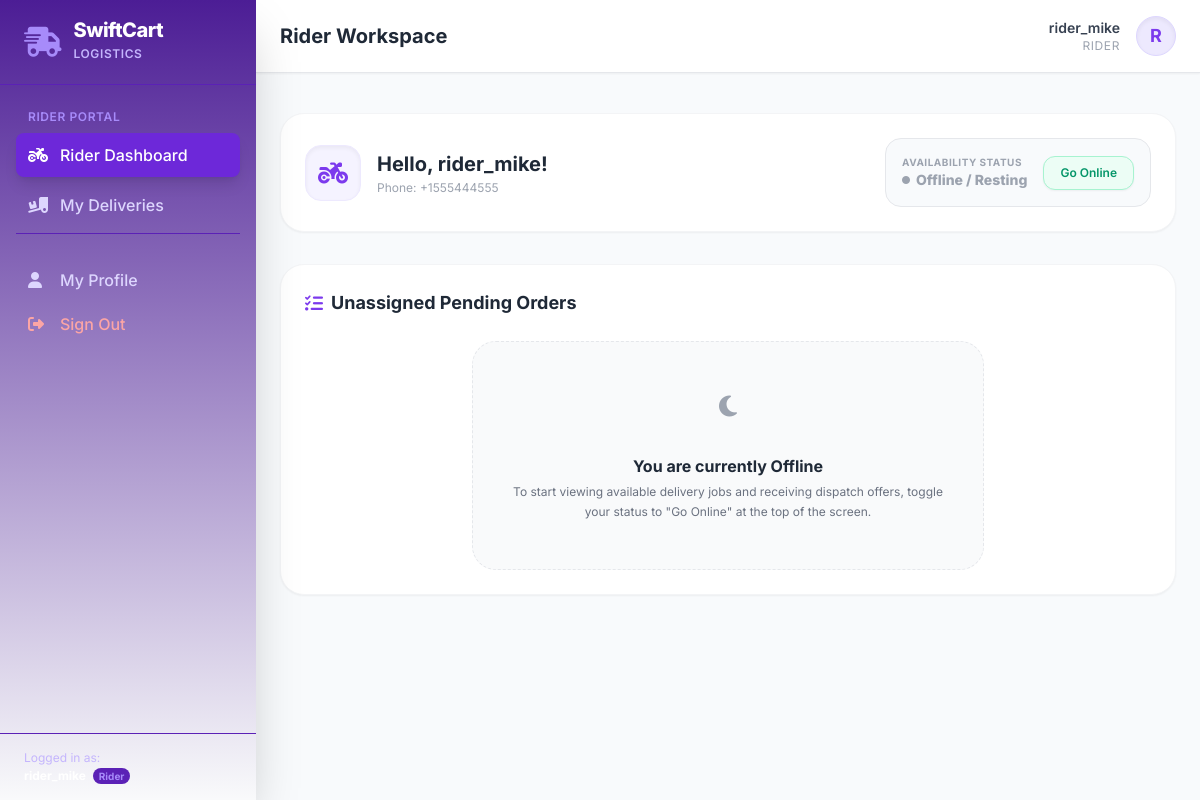
The app's page /dashboard/rider/ (signed in) with its own data.
### accounts/models.py (models this page shows, shortened)
class User(AbstractUser):
    class Role(models.TextChoices):
        ADMIN = 'ADMIN', 'Admin/Warehouse'
        CUSTOMER = 'CUSTOMER', 'Customer'
        RIDER = 'RIDER', 'Rider'
    role = models.CharField(
        max_length=20,
        choices=Role.choices,
        default=Role.CUSTOMER
    )
    def is_admin(self):
        return self.role == self.Role.ADMIN or self.is_superuser
    def is_customer(self):
        return self.role == self.Role.CUSTOMER
    def is_rider(self):
        return self.role == self.Role.RIDER

class RiderProfile(models.Model):
    user = models.OneToOneField(User, on_delete=models.CASCADE, related_name='rider_profile')
    phone_number = models.CharField(max_length=15)
    is_online = models.BooleanField(default=False)

### dashboard/views.py (the view, shortened to what this page needs)
# urls.py: path('dashboard/rider/', views.rider_dashboard_view, name='rider_dashboard'),
@login_required
def rider_dashboard_view(request):
    if not request.user.is_rider():
        messages.error(request, "Access Denied. Not a Rider.")
        return redirect('home')
    profile = request.user.rider_profile
    is_online = profile.is_online
    pending_orders = []
    active_deliveries = []
    context = {
        'profile': profile,
        'is_online': is_online,
        'pending_orders': pending_orders,
        'active_deliveries': active_deliveries,
    }
    return render(request, 'dashboard/rider_dashboard.html', context)

### templates/dashboard/rider_dashboard.html (shortened to what this page needs)
{% extends 'base.html' %}
{% block page_title %}Rider Workspace{% endblock %}
{% block content %}
<div class="max-w-7xl mx-auto py-4">
    <div class="bg-white rounded-3xl border border-gray-100 shadow-sm p-6 mb-8 flex flex-col sm:flex-row items-center justify-between gap-6">
        <div class="flex items-center space-x-4">
            <div class="w-14 h-14 rounded-2xl bg-brand-50 border border-brand-100 flex items-center justify-center text-brand-600 text-2xl shadow-inner">
                <i class="fa-solid fa-motorcycle"></i>
            </div>
            <div>
                <h2 class="text-xl font-bold text-gray-800">Hello, {{ user.username }}!</h2>
                <p class="text-xs text-gray-400 mt-0.5">Phone: {{ profile.phone_number }}</p>
            </div>
        </div>
        <div class="flex items-center space-x-4 bg-slate-50 border border-gray-150 rounded-2xl p-4">
            <div class="text-left">
                <span class="text-[10px] font-bold text-gray-400 uppercase tracking-wider block">Availability Status</span>
                {% if is_online %}
                    <span class="text-sm font-extrabold text-emerald-600 flex items-center"><i class="fa-solid fa-circle text-[8px] mr-1.5 animate-ping"></i> Online / Accepting Deliveries</span>
                {% else %}
                    <span class="text-sm font-extrabold text-gray-400 flex items-center"><i class="fa-solid fa-circle text-[8px] mr-1.5"></i> Offline / Resting</span>
                {% endif %}
            </div>
            <form method="POST" action="{% url 'toggle_availability' %}">
                <button type="submit" class="px-4 py-2 text-xs font-semibold rounded-xl transition border shadow-sm
                    {% if is_online %}bg-rose-50 text-rose-600 border-rose-200 hover:bg-rose-100
                    {% else %}bg-emerald-50 text-emerald-600 border-emerald-200 hover:bg-emerald-100{% endif %}">
                    {% if is_online %}Go Offline{% else %}Go Online{% endif %}
                </button>
            </form>
        </div>
    </div>
    <div class="bg-white rounded-3xl border border-gray-100 shadow-sm p-6">
        <h3 class="text-lg font-bold text-gray-800 mb-6 flex items-center space-x-2">
            <i class="fa-solid fa-list-check text-brand-600"></i>
            <span>Unassigned Pending Orders</span>
        </h3>
        {% if is_online %}
            {% if pending_orders %}
                <div class="grid grid-cols-1 md:grid-cols-2 gap-6">
                    {% for order in pending_orders %}
                        <div class="bg-white rounded-3xl border border-gray-200 shadow-sm p-6 flex flex-col justify-between hover:shadow-md transition">
                            <div>
                                <div class="flex justify-between items-start mb-4">
                                    <div>
                                        <h4 class="font-bold text-gray-800 text-lg">Order #{{ order.id }}</h4>
                                        <span class="text-[10px] text-gray-400 font-semibold block mt-0.5">Placed {{ order.created_at|timesince }} ago</span>
                                    </div>
                                    <span class="text-lg font-black text-brand-600">${{ order.total_amount }}</span>
                                </div>
                                <p class="text-xs text-gray-500 leading-relaxed mb-4">
                                    <strong>Destination:</strong> {{ order.delivery_address }}
                                </p>
                                <div class="space-y-1">
                                    <span class="text-[10px] font-bold text-gray-450 uppercase tracking-wider block">Items ({{ order.items.count }})</span>
                                    <div class="max-h-20 overflow-y-auto">
                                        {% for item in order.items.all %}
                                            <span class="text-[11px] text-gray-500 block truncate">{{ item.quantity }} x {{ item.product_name }}</span>
                                        {% endfor %}
                                    </div>
                                </div>
                            </div>
                            <div class="pt-4 border-t border-gray-50 mt-6 flex space-x-3">
                                <form method="POST" action="{% url 'accept_order' order.id %}" class="flex-1">
                                    {% csrf_token %}
                                    <button type="submit" class="w-full py-2.5 bg-emerald-600 hover:bg-emerald-700 text-white font-semibold rounded-xl text-xs transition shadow transform hover:-translate-y-0.5">
                                        Accept Job
                                    </button>
                                </form>
                                <form method="POST" action="{% url 'reject_order' order.id %}" class="flex-1">
                                    {% csrf_token %}
                                    <button type="submit" class="w-full py-2.5 bg-rose-50 hover:bg-rose-100 text-rose-600 font-semibold rounded-xl text-xs border border-rose-200 transition">
                                        Reject Job
                                    </button>
                                </form>
                            </div>
                        </div>
                    {% endfor %}
                </div>
            {% else %}
                <div class="p-8 text-center text-gray-400 text-sm">
                    <i class="fa-solid fa-truck-loading text-2xl mb-2 block text-gray-300"></i>
                    <span>No unassigned pending orders in the queue. Check back soon!</span>
                </div>
            {% endif %}
        {% else %}
            <div class="p-8 text-center bg-gray-50 border border-dashed border-gray-200 rounded-3xl max-w-lg mx-auto">
                <div class="w-16 h-16 bg-gray-150 rounded-2xl flex items-center justify-center text-gray-400 text-2xl mx-auto mb-4">
                    <i class="fa-solid fa-moon"></i>
                </div>
                <h4 class="font-bold text-gray-800 mb-1">You are currently Offline</h4>
                <p class="text-xs text-gray-500 leading-relaxed mb-4">
                    To start viewing available delivery jobs and receiving dispatch offers, toggle your status to "Go Online" at the top of the screen.
                </p>
            </div>
        {% endif %}
    </div>
</div>
{% endblock %}

### templates/base.html (shortened to what this page needs)
<!DOCTYPE html>
<html lang="en" class="h-full bg-gray-50">
<head>
    <script src="https://cdn.tailwindcss.com"></script>
    <link rel="stylesheet" href="https://cdnjs.cloudflare.com/ajax/libs/font-awesome/6.4.0/css/all.min.css">
</head>
<body class="h-full flex flex-col md:flex-row overflow-hidden">
    <aside id="sidebar" class="fixed inset-y-0 left-0 transform -translate-x-full md:relative md:translate-x-0 transition-transform duration-300 ease-in-out bg-gradient-to-b from-brand-900 to-brand-850 text-white w-64 flex flex-col z-40 h-full shadow-2xl">
        <div class="hidden md:flex items-center space-x-3 px-6 py-5 border-b border-brand-800">
            <i class="fa-solid fa-truck-fast text-brand-400 text-3xl animate-bounce-slow"></i>
            <div>
                <h1 class="font-extrabold text-xl tracking-tight leading-none text-white">SwiftCart</h1>
                <span class="text-xs text-brand-300 font-semibold tracking-wider uppercase">Logistics</span>
            </div>
        </div>
        <nav class="flex-1 px-4 py-6 space-y-1.5 overflow-y-auto">
            {% if user.is_authenticated %}
                {% if user.is_admin %}
                    <div class="text-xs font-semibold text-brand-400 uppercase px-3 mb-2 tracking-wider">Warehouse Management</div>
                    <a href="{% url 'admin_dashboard' %}" class="flex items-center space-x-3 px-3 py-2.5 rounded-lg font-medium transition duration-200 hover:bg-brand-800 {% if request.resolver_match.url_name == 'admin_dashboard' %}bg-brand-700 text-white shadow-lg{% else %}text-brand-200{% endif %}">
                        <i class="fa-solid fa-chart-line w-5"></i>
                        <span>Dashboard</span>
                    </a>
                    <a href="{% url 'admin_products' %}" class="flex items-center space-x-3 px-3 py-2.5 rounded-lg font-medium transition duration-200 hover:bg-brand-800 {% if request.resolver_match.url_name == 'admin_products' or 'product' in request.resolver_match.url_name %}bg-brand-700 text-white shadow-lg{% else %}text-brand-200{% endif %}">
                        <i class="fa-solid fa-boxes-stacked w-5"></i>
                        <span>Products</span>
                    </a>
                    <a href="{% url 'admin_orders' %}" class="flex items-center space-x-3 px-3 py-2.5 rounded-lg font-medium transition duration-200 hover:bg-brand-800 {% if request.resolver_match.url_name == 'admin_orders' %}bg-brand-700 text-white shadow-lg{% else %}text-brand-200{% endif %}">
                        <i class="fa-solid fa-list-check w-5"></i>
                        <span>Orders</span>
                    </a>
                    <a href="{% url 'admin_riders' %}" class="flex items-center space-x-3 px-3 py-2.5 rounded-lg font-medium transition duration-200 hover:bg-brand-800 {% if request.resolver_match.url_name == 'admin_riders' %}bg-brand-700 text-white shadow-lg{% else %}text-brand-200{% endif %}">
                        <i class="fa-solid fa-motorcycle w-5"></i>
                        <span>Riders</span>
                    </a>
                    <a href="{% url 'admin_customers' %}" class="flex items-center space-x-3 px-3 py-2.5 rounded-lg font-medium transition duration-200 hover:bg-brand-800 {% if request.resolver_match.url_name == 'admin_customers' %}bg-brand-700 text-white shadow-lg{% else %}text-brand-200{% endif %}">
                        <i class="fa-solid fa-users w-5"></i>
                        <span>Customers</span>
                    </a>
                {% elif user.is_rider %}
                    <div class="text-xs font-semibold text-brand-400 uppercase px-3 mb-2 tracking-wider">Rider Portal</div>
                    <a href="{% url 'rider_dashboard' %}" class="flex items-center space-x-3 px-3 py-2.5 rounded-lg font-medium transition duration-200 hover:bg-brand-800 {% if request.resolver_match.url_name == 'rider_dashboard' %}bg-brand-700 text-white shadow-lg{% else %}text-brand-200{% endif %}">
                        <i class="fa-solid fa-motorcycle w-5"></i>
                        <span>Rider Dashboard</span>
                    </a>
                    <a href="{% url 'rider_accepted_orders' %}" class="flex items-center space-x-3 px-3 py-2.5 rounded-lg font-medium transition duration-200 hover:bg-brand-800 {% if request.resolver_match.url_name == 'rider_accepted_orders' %}bg-brand-700 text-white shadow-lg{% else %}text-brand-200{% endif %}">
                        <i class="fa-solid fa-truck-ramp-box w-5"></i>
                        <span>My Deliveries</span>
                    </a>
                {% endif %}
                <div class="pt-6 border-t border-brand-800 mt-6">
                    <a href="{% url 'profile' %}" class="flex items-center space-x-3 px-3 py-2.5 rounded-lg font-medium transition duration-200 hover:bg-brand-800 {% if request.resolver_match.url_name == 'profile' %}bg-brand-700 text-white shadow-lg{% else %}text-brand-200{% endif %}">
                        <i class="fa-solid fa-user w-5"></i>
                        <span>My Profile</span>
                    </a>
                    <a href="{% url 'logout' %}" class="flex items-center space-x-3 px-3 py-2.5 rounded-lg font-medium transition duration-200 text-red-300 hover:bg-red-950/40">
                        <i class="fa-solid fa-right-from-bracket w-5"></i>
                        <span>Sign Out</span>
                    </a>
                </div>
            {% endif %}
        </nav>
        <div class="px-6 py-4 border-t border-brand-800 text-xs text-brand-300">
            <span>Logged in as:</span>
            <div class="font-bold text-white truncate mt-0.5">
                {% if user.is_authenticated %}
                    <span class="text-[10px] text-brand-400 bg-brand-800 px-1.5 py-0.5 rounded-full ml-1">
                        {{ user.get_role_display }}
                    </span>
                {% else %}
                    Guest
                {% endif %}
            </div>
        </div>
    </aside>
    <main class="flex-1 flex flex-col overflow-hidden min-h-screen">
        <header class="bg-white border-b border-gray-200 px-6 py-4 flex items-center justify-between shadow-sm z-30">
            <div>
                <h2 class="text-xl font-bold text-gray-800 capitalize">
                    {% block page_title %}Dashboard{% endblock %}
                </h2>
            </div>
            <div class="flex items-center space-x-4">
                {% if user.is_authenticated %}
                    <div class="hidden sm:flex flex-col text-right">
                        <span class="text-sm font-semibold text-gray-700">{{ user.get_full_name|default:user.username }}</span>
                        <span class="text-xs text-gray-400 uppercase tracking-wider">{{ user.get_role_display }}</span>
                    </div>
                    <a href="{% url 'profile' %}" class="w-10 h-10 rounded-full bg-brand-100 border border-brand-200 text-brand-600 flex items-center justify-center font-bold text-lg shadow-inner hover:bg-brand-200 transition">
                        {{ user.username|slice:":1"|upper }}
                    </a>
                {% else %}
                    <a href="{% url 'login' %}" class="text-sm font-semibold text-brand-600 hover:text-brand-800 transition">Sign In</a>
                    <a href="{% url 'register_customer' %}" class="px-4 py-2 bg-brand-600 hover:bg-brand-700 text-white text-sm font-semibold rounded-lg shadow-md transition">Register</a>
                {% endif %}
            </div>
        </header>
        <section class="flex-1 overflow-y-auto p-6 bg-slate-50">
            {% block content %}{% endblock %}
        </section>
    </main>
</body>
</html>

### templates/base.html (style rules this page uses)
body { font-family: 'Inter', sans-serif; }

### records on screen
User: role "Rider", get_full_name "rider_mike", role "RIDER", username "R", username "rider_mike"
RiderProfile: phone_number "+1555444555"
